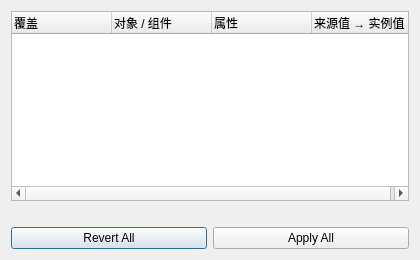
<?xml version="1.0" encoding="UTF-8"?>
<ui version="4.0"><class>PrefabOverridesPopup</class>
 <widget class="QDialog" name="PrefabOverridesPopup">
  <property name="windowTitle"><string>Prefab Overrides</string></property>
  <property name="geometry"><rect><x>0</x><y>0</y><width>420</width><height>260</height></rect></property>
  <property name="minimumSize"><size><width>320</width><height>220</height></size></property>
  <layout class="QVBoxLayout" name="mainLayout">
   <item><widget class="QTreeWidget" name="overridesTree"><property name="rootIsDecorated"><bool>false</bool></property><property name="editTriggers"><set>QAbstractItemView::NoEditTriggers</set></property><column><property name="text"><string>覆盖</string></property></column><column><property name="text"><string>对象 / 组件</string></property></column><column><property name="text"><string>属性</string></property></column><column><property name="text"><string>来源值 → 实例值</string></property></column></widget></item>
   <item><widget class="QLabel" name="messageLabel"><property name="text"><string/></property><property name="wordWrap"><bool>true</bool></property><property name="textFormat"><enum>Qt::PlainText</enum></property></widget></item>
   <item><layout class="QHBoxLayout" name="actionsLayout"><item><widget class="QPushButton" name="revertAllButton"><property name="text"><string>Revert All</string></property></widget></item><item><widget class="QPushButton" name="applyAllButton"><property name="text"><string>Apply All</string></property></widget></item></layout></item>
  </layout>
 </widget><resources/><connections/>
</ui>
